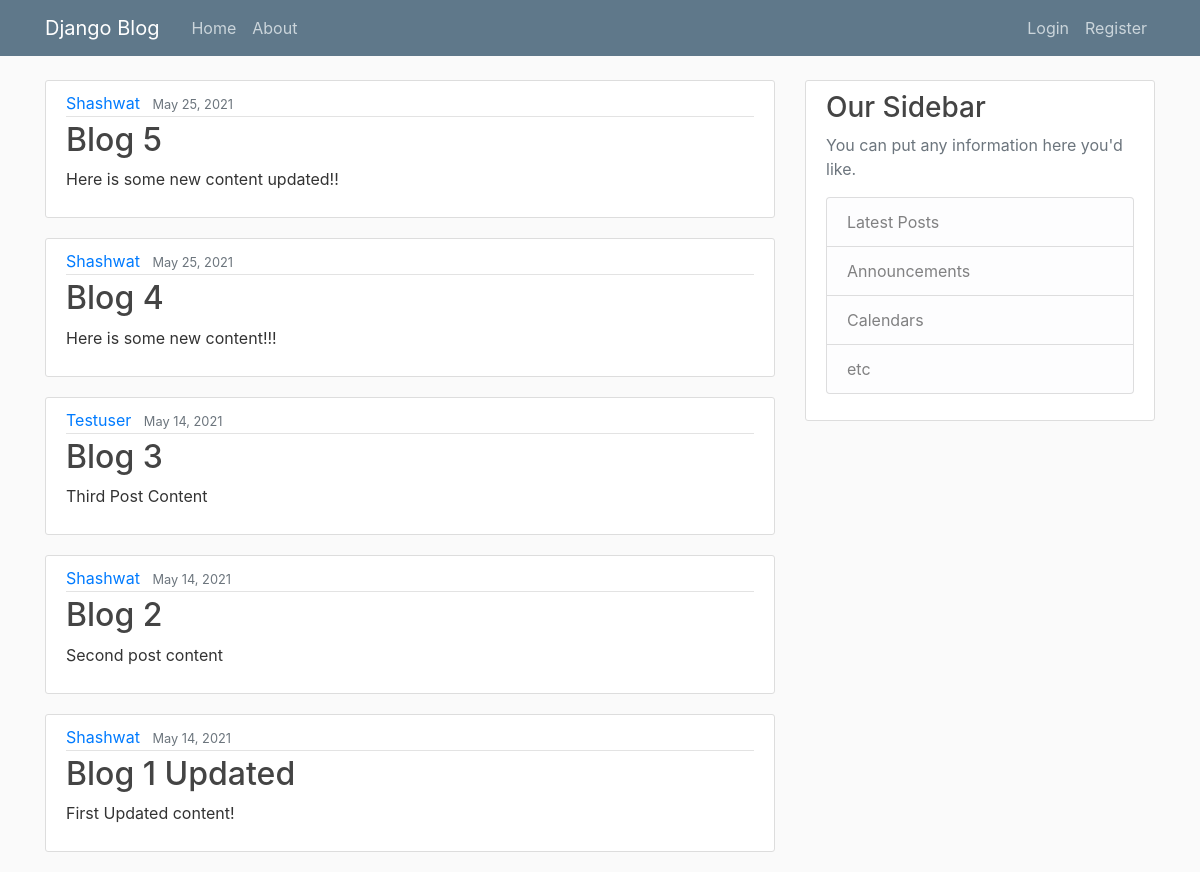
Before: / with the older database file.
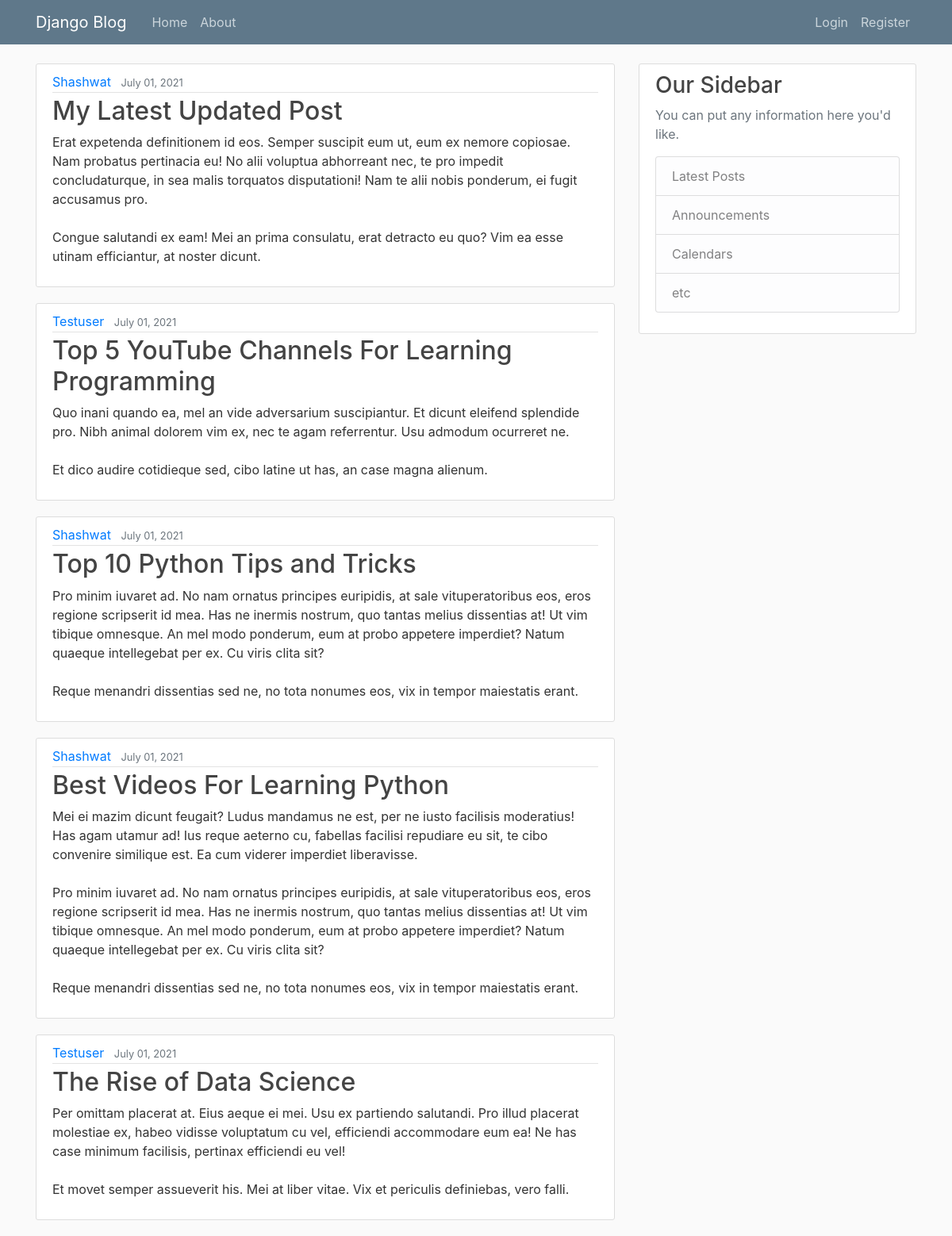
After: the same page with the newer database file.
### blog/models.py (models this page shows, shortened)
class  Post(models.Model):
    title=models.CharField(max_length=100)
    content=models.TextField()
    date_posted=models.DateTimeField(default=timezone.now)
    author=models.ForeignKey(User,on_delete=models.CASCADE)

### blog/views.py (the view)
# urls.py: path('',PostListView.as_view(),name='blog-home'),
class PostListView(ListView):
    model=Post
    template_name='blog/home.html'
    context_object_name='posts'
    ordering=['-date_posted']
    paginate_by=5

### blog/templates/blog/home.html
{% extends "blog/base.html" %}
{% block content %}
    {% for post in posts %}
     <article class="media content-section">
        <div class="media-body">
          <div class="article-metadata">
            <a class="mr-2" href="#">{{ post.author }}</a>
            <small class="text-muted">{{ post.date_posted | date:"F d, Y" }}</small>
          </div>
          <h2><a class="article-title" href="{% url 'post_detail' post.id %}">{{ post.title }}</a></h2>
          <p class="article-content">{{ post.content }}</p>
        </div>
      </article>
    {% endfor %}
{% endblock content %}

Changed rows visible on the page:
removed Post: author "Shashwat", date_posted "May 25, 2021", title "Blog 5", content "Here is some new content updated!!"
no longer on this page (row unchanged): Post: author "Shashwat", date_posted "May 25, 2021", title "Blog 4", content "Here is some new content!!!"
no longer on this page (row unchanged): Post: author "Testuser", date_posted "May 14, 2021", title "Blog 3", content "Third Post Content"
no longer on this page (row unchanged): Post: author "Shashwat", date_posted "May 14, 2021", title "Blog 2", content "Second post content"
no longer on this page (row unchanged): Post: author "Shashwat", date_posted "May 14, 2021", title "Blog 1 Updated", content "First Updated content!"
added Post: author "Shashwat", date_posted "July 01, 2021", title "My Latest Updated Post", content "Erat expetenda definitionem id eos. Semper suscipit eum ut, eum ex nemore copiosae. Nam probatus pertinacia eu! No alii voluptua abhorreant nec, te pro impedit concludaturque, in sea malis torquatos disputationi! Nam te alii nobis ponderum, ei fugit accusamus pro. Congue salutandi ex eam! Mei an prima consulatu, erat detracto eu quo? Vim ea esse utinam efficiantur, at noster dicunt."
added Post: author "Testuser", date_posted "July 01, 2021", title "Top 5 YouTube Channels For Learning Programming", content "Quo inani quando ea, mel an vide adversarium suscipiantur. Et dicunt eleifend splendide pro. Nibh animal dolorem vim ex, nec te agam referrentur. Usu admodum ocurreret ne. Et dico audire cotidieque sed, cibo latine ut has, an case magna alienum."
added Post: author "Shashwat", date_posted "July 01, 2021", title "Top 10 Python Tips and Tricks", content "Pro minim iuvaret ad. No nam ornatus principes euripidis, at sale vituperatoribus eos, eros regione scripserit id mea. Has ne inermis nostrum, quo tantas melius dissentias at! Ut vim tibique omnesque. An mel modo ponderum, eum at probo appetere imperdiet? Natum quaeque intellegebat per ex. Cu viris clita sit? Reque menandri dissentias sed ne, no tota nonumes eos, vix in tempor maiestatis erant."
added Post: author "Shashwat", date_posted "July 01, 2021", title "Best Videos For Learning Python", content "Mei ei mazim dicunt feugait? Ludus mandamus ne est, per ne iusto facilisis moderatius! Has agam utamur ad! Ius reque aeterno cu, fabellas facilisi repudiare eu sit, te cibo convenire similique est. Ea cum viderer imperdiet liberavisse. Pro minim iuvaret ad. No nam ornatus principes euripidis, at sale vituperatoribus eos, eros regione scripserit id mea. Has ne inermis nostrum, quo tantas melius dissentias at! Ut vim tibique omnesque. An mel modo ponderum, eum at probo appetere imperdiet? Natum quaeque intellegebat per ex. Cu viris clita sit? Reque menandri dissentias sed ne, no tota nonumes eos, vix in tempor maiestatis erant."
added Post: author "Testuser", date_posted "July 01, 2021", title "The Rise of Data Science", content "Per omittam placerat at. Eius aeque ei mei. Usu ex partiendo salutandi. Pro illud placerat molestiae ex, habeo vidisse voluptatum cu vel, efficiendi accommodare eum ea! Ne has case minimum facilisis, pertinax efficiendi eu vel! Et movet semper assueverit his. Mei at liber vitae. Vix et periculis definiebas, vero falli."
